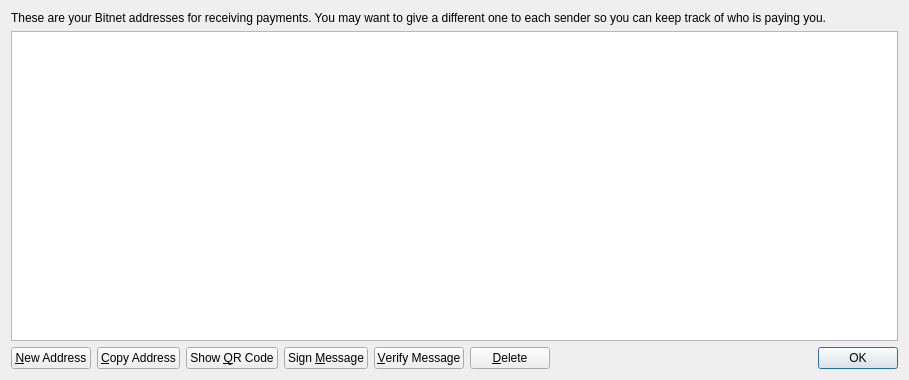
<?xml version="1.0" encoding="UTF-8"?>
<ui version="4.0">
 <class>AddressBookPage</class>
 <widget class="QWidget" name="AddressBookPage">
  <property name="geometry">
   <rect>
    <x>0</x>
    <y>0</y>
    <width>909</width>
    <height>380</height>
   </rect>
  </property>
  <property name="windowTitle">
   <string>Address Book</string>
  </property>
  <layout class="QVBoxLayout" name="verticalLayout">
   <item>
    <widget class="QLabel" name="labelExplanation">
     <property name="text">
      <string>These are your Bitnet addresses for receiving payments. You may want to give a different one to each sender so you can keep track of who is paying you.</string>
     </property>
     <property name="textFormat">
      <enum>Qt::PlainText</enum>
     </property>
     <property name="wordWrap">
      <bool>true</bool>
     </property>
    </widget>
   </item>
   <item>
    <widget class="QTableView" name="tableView">
     <property name="contextMenuPolicy">
      <enum>Qt::CustomContextMenu</enum>
     </property>
     <property name="toolTip">
      <string>Double-click to edit address or label</string>
     </property>
     <property name="tabKeyNavigation">
      <bool>false</bool>
     </property>
     <property name="alternatingRowColors">
      <bool>true</bool>
     </property>
     <property name="selectionMode">
      <enum>QAbstractItemView::SingleSelection</enum>
     </property>
     <property name="selectionBehavior">
      <enum>QAbstractItemView::SelectRows</enum>
     </property>
     <property name="sortingEnabled">
      <bool>true</bool>
     </property>
     <attribute name="verticalHeaderVisible">
      <bool>false</bool>
     </attribute>
    </widget>
   </item>
   <item>
    <layout class="QHBoxLayout" name="horizontalLayout">
     <item>
      <widget class="QPushButton" name="newAddressButton">
       <property name="toolTip">
        <string>Create a new address</string>
       </property>
       <property name="text">
        <string>&amp;New Address</string>
       </property>
       <property name="icon">
        <iconset resource="../bitcoin.qrc">
         <normaloff>:/icons/add</normaloff>:/icons/add</iconset>
       </property>
      </widget>
     </item>
     <item>
      <widget class="QPushButton" name="copyToClipboard">
       <property name="toolTip">
        <string>Copy the currently selected address to the system clipboard</string>
       </property>
       <property name="text">
        <string>&amp;Copy Address</string>
       </property>
       <property name="icon">
        <iconset resource="../bitcoin.qrc">
         <normaloff>:/icons/editcopy</normaloff>:/icons/editcopy</iconset>
       </property>
      </widget>
     </item>
     <item>
      <widget class="QPushButton" name="showQRCode">
       <property name="text">
        <string>Show &amp;QR Code</string>
       </property>
       <property name="icon">
        <iconset resource="../bitcoin.qrc">
         <normaloff>:/icons/qrcode</normaloff>:/icons/qrcode</iconset>
       </property>
      </widget>
     </item>
     <item>
      <widget class="QPushButton" name="signMessage">
       <property name="toolTip">
        <string>Sign a message to prove you own a Bitnet address</string>
       </property>
       <property name="text">
        <string>Sign &amp;Message</string>
       </property>
       <property name="icon">
        <iconset resource="../bitcoin.qrc">
         <normaloff>:/icons/edit</normaloff>:/icons/edit</iconset>
       </property>
      </widget>
     </item>
     <item>
      <widget class="QPushButton" name="verifyMessage">
       <property name="toolTip">
        <string>Verify a message to ensure it was signed with a specified Bitnet address</string>
       </property>
       <property name="text">
        <string>&amp;Verify Message</string>
       </property>
       <property name="icon">
        <iconset resource="../bitcoin.qrc">
         <normaloff>:/icons/transaction_0</normaloff>:/icons/transaction_0</iconset>
       </property>
      </widget>
     </item>
     <item>
      <widget class="QPushButton" name="deleteButton">
       <property name="toolTip">
        <string>Delete the currently selected address from the list</string>
       </property>
       <property name="text">
        <string>&amp;Delete</string>
       </property>
       <property name="icon">
        <iconset resource="../bitcoin.qrc">
         <normaloff>:/icons/remove</normaloff>:/icons/remove</iconset>
       </property>
      </widget>
     </item>
     <item>
      <spacer name="horizontalSpacer">
       <property name="orientation">
        <enum>Qt::Horizontal</enum>
       </property>
       <property name="sizeHint" stdset="0">
        <size>
         <width>40</width>
         <height>20</height>
        </size>
       </property>
      </spacer>
     </item>
     <item>
      <widget class="QDialogButtonBox" name="buttonBox">
       <property name="sizePolicy">
        <sizepolicy hsizetype="Maximum" vsizetype="Fixed">
         <horstretch>0</horstretch>
         <verstretch>0</verstretch>
        </sizepolicy>
       </property>
       <property name="standardButtons">
        <set>QDialogButtonBox::Ok</set>
       </property>
      </widget>
     </item>
    </layout>
   </item>
  </layout>
 </widget>
 <resources>
  <include location="../bitcoin.qrc"/>
 </resources>
 <connections/>
</ui>
